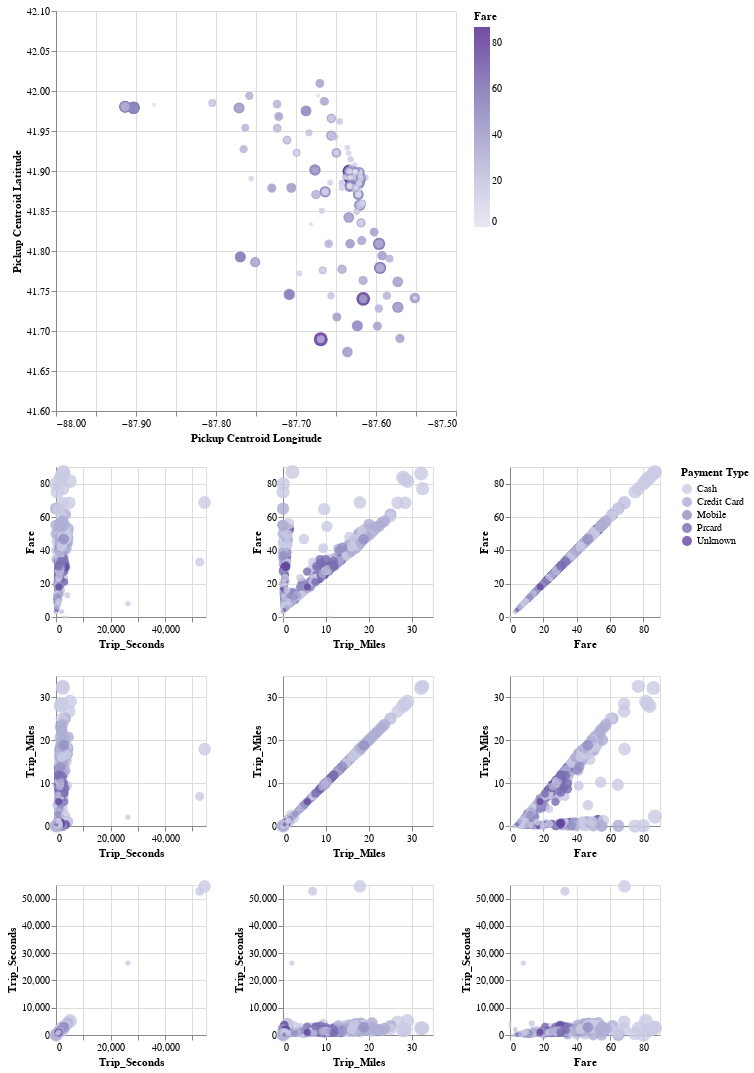

Notebook code cell kept with this figure:
### Markdown cell above
# Task 4 (Bubble Plot)

### Code cell
import altair as alt

brush = alt.selection_interval()

# Bubble plot for spatial attributes (Pickup locations)
bubble_scatter = alt.Chart(gdf).mark_circle().encode(
    x=alt.X('Pickup Centroid Longitude', scale=alt.Scale(domain=[-88.0, -87.5])),
    y=alt.Y('Pickup Centroid Latitude', scale=alt.Scale(domain=[41.6, 42.1])),
    size=alt.Size('Fare', scale=alt.Scale(range=[10, 200]), legend=None),
    color=alt.Color('Fare', scale=alt.Scale(scheme='purples')),
    opacity=alt.condition(brush, alt.value(0.8), alt.value(0.1))
).add_params(brush).properties(
    width=400,
    height=400
)

# Bubble matrix for linking
bubble_matrix = alt.Chart(gdf).mark_circle().encode(
    alt.X(alt.repeat("column"), type='quantitative'),
    alt.Y(alt.repeat("row"), type='quantitative'),
    size=alt.Size('Fare', scale=alt.Scale(range=[10, 200]), legend=None),
    color=alt.condition(brush, alt.Color('Payment Type:N', scale=alt.Scale(scheme='purples')), alt.value('grey')),
    opacity=alt.condition(brush, alt.value(0.8), alt.value(0.1))
).properties(
    width=150,
    height=150
).repeat(
    row=['Fare', 'Trip_Miles', 'Trip_Seconds'],
    column=['Trip_Seconds', 'Trip_Miles', 'Fare']
).add_params(brush)

# Combine both charts
(bubble_scatter & bubble_matrix)

### Figure 1 — Vega-Lite specification as saved in the notebook (floating-point values rounded to 4 significant figures; data arrays with more than 128 entries replaced by an {"elided": "..."} marker saying what was removed)
{"config": {"view": {"continuousWidth": 300, "continuousHeight": 300}}, "vconcat": [{"data": {"name": "data-ab13a8225b2975f5d4309f0fc78c1079"}, "mark": {"type": "circle"}, "encoding": {"color": {"field": "Fare", "scale": {"scheme": "purples"}, "type": "quantitative"}, "opacity": {"condition": {"param": "param_3", "value": 0.8}, "value": 0.1}, "size": {"field": "Fare", "legend": null, "scale": {"range": [10, 200]}, "type": "quantitative"}, "x": {"field": "Pickup Centroid Longitude", "scale": {"domain": [-88.0, -87.5]}, "type": "quantitative"}, "y": {"field": "Pickup Centroid Latitude", "scale": {"domain": [41.6, 42.1]}, "type": "quantitative"}}, "height": 400, "name": "view_6", "width": 400}, {"repeat": {"column": ["Trip_Seconds", "Trip_Miles", "Fare"], "row": ["Fare", "Trip_Miles", "Trip_Seconds"]}, "spec": {"data": {"name": "data-ab13a8225b2975f5d4309f0fc78c1079"}, "mark": {"type": "circle"}, "encoding": {"color": {"condition": {"param": "param_3", "field": "Payment Type", "scale": {"scheme": "purples"}, "type": "nominal"}, "value": "grey"}, "opacity": {"condition": {"param": "param_3", "value": 0.8}, "value": 0.1}, "size": {"field": "Fare", "legend": null, "scale": {"range": [10, 200]}, "type": "quantitative"}, "x": {"field": {"repeat": "column"}, "type": "quantitative"}, "y": {"field": {"repeat": "row"}, "type": "quantitative"}}, "height": 150, "name": "view_5", "width": 150}}], "params": [{"name": "param_3", "select": {"type": "interval"}, "views": ["view_6", "view_5_child__row_Farecolumn_Trip_Seconds", "view_5_child__row_Farecolumn_Trip_Miles", "view_5_child__row_Farecolumn_Fare", "view_5_child__row_Trip_Milescolumn_Trip_Seconds", "view_5_child__row_Trip_Milescolumn_Trip_Miles", "view_5_child__row_Trip_Milescolumn_Fare", "view_5_child__row_Trip_Secondscolumn_Trip_Seconds", "view_5_child__row_Trip_Secondscolumn_Trip_Miles", "view_5_child__row_Trip_Secondscolumn_Fare"]}], "$schema": "https://vega.github.io/schema/vega-lite/v5.20.1.json", "datasets": {"data-ab13a8225b2975f5d4309f0fc78c1079": {"elided": "1000 records"}}}
